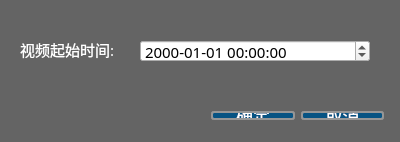
<?xml version="1.0" encoding="UTF-8"?>
<ui version="4.0">
 <class>CDialogClock</class>
 <widget class="QDialog" name="CDialogClock">
  <property name="geometry">
   <rect>
    <x>0</x>
    <y>0</y>
    <width>400</width>
    <height>142</height>
   </rect>
  </property>
  <property name="windowTitle">
   <string>播放时间校准</string>
  </property>
  <property name="styleSheet">
   <string notr="true">QDialog{background-color: rgb(100, 100, 100);}


QWidget
{
color:rgb(255,255,255);
	font-size:15px;
	font-family:Microsoft Yahei;	
}
</string>
  </property>
  <widget class="QLabel" name="label">
   <property name="geometry">
    <rect>
     <x>20</x>
     <y>34</y>
     <width>101</width>
     <height>31</height>
    </rect>
   </property>
   <property name="text">
    <string>视频起始时间:</string>
   </property>
  </widget>
  <widget class="QDateTimeEdit" name="dateTimeEdit">
   <property name="geometry">
    <rect>
     <x>140</x>
     <y>40</y>
     <width>230</width>
     <height>22</height>
    </rect>
   </property>
   <property name="styleSheet">
    <string notr="true">color:rgb(0,0,0);</string>
   </property>
   <property name="currentSection">
    <enum>QDateTimeEdit::MinuteSection</enum>
   </property>
   <property name="displayFormat">
    <string>yyyy-MM-dd HH:mm:ss</string>
   </property>
  </widget>
  <widget class="QWidget" name="layoutWidget">
   <property name="geometry">
    <rect>
     <x>200</x>
     <y>100</y>
     <width>195</width>
     <height>31</height>
    </rect>
   </property>
   <layout class="QGridLayout" name="gridLayout_5">
    <item row="0" column="0">
     <widget class="QPushButton" name="BtnOK">
      <property name="styleSheet">
       <string notr="true">
QPushButton{
color:rgb(255,255,255);
        background-color:rgb(6, 83, 131);
        border-width: 2px;
        border-color: rgb(150,150,150);
        border-style: solid;
        border-radius: 3;   
font-size:17px;   
	font-family:Microsoft Yahei;
		}
QPushButton:hover{  border-color: rgb(160,160,160);background-color:rgb(10, 89, 150);;}
QPushButton:pressed{padding: 3px;}
QPushButton:disabled{ background-color:rgb(110, 110, 110);;}</string>
      </property>
      <property name="text">
       <string>确定</string>
      </property>
     </widget>
    </item>
    <item row="0" column="1">
     <widget class="QPushButton" name="BtnCancel">
      <property name="styleSheet">
       <string notr="true">
QPushButton{
	color:rgb(255,255,255);
        background-color:rgb(6, 83, 131);
        border-width: 2px;
        border-color: rgb(150,150,150);
        border-style: solid;
        border-radius: 3;   
	font-size:17px;   
	font-family:Microsoft Yahei;
		}
QPushButton:hover{  border-color: rgb(160,160,160);background-color:rgb(10, 89, 150);;}
QPushButton:pressed{padding: 3px;}
QPushButton:disabled{ background-color:rgb(110, 110, 110);;}</string>
      </property>
      <property name="text">
       <string>取消</string>
      </property>
     </widget>
    </item>
   </layout>
  </widget>
 </widget>
 <layoutdefault spacing="6" margin="11"/>
 <resources/>
 <connections/>
</ui>
